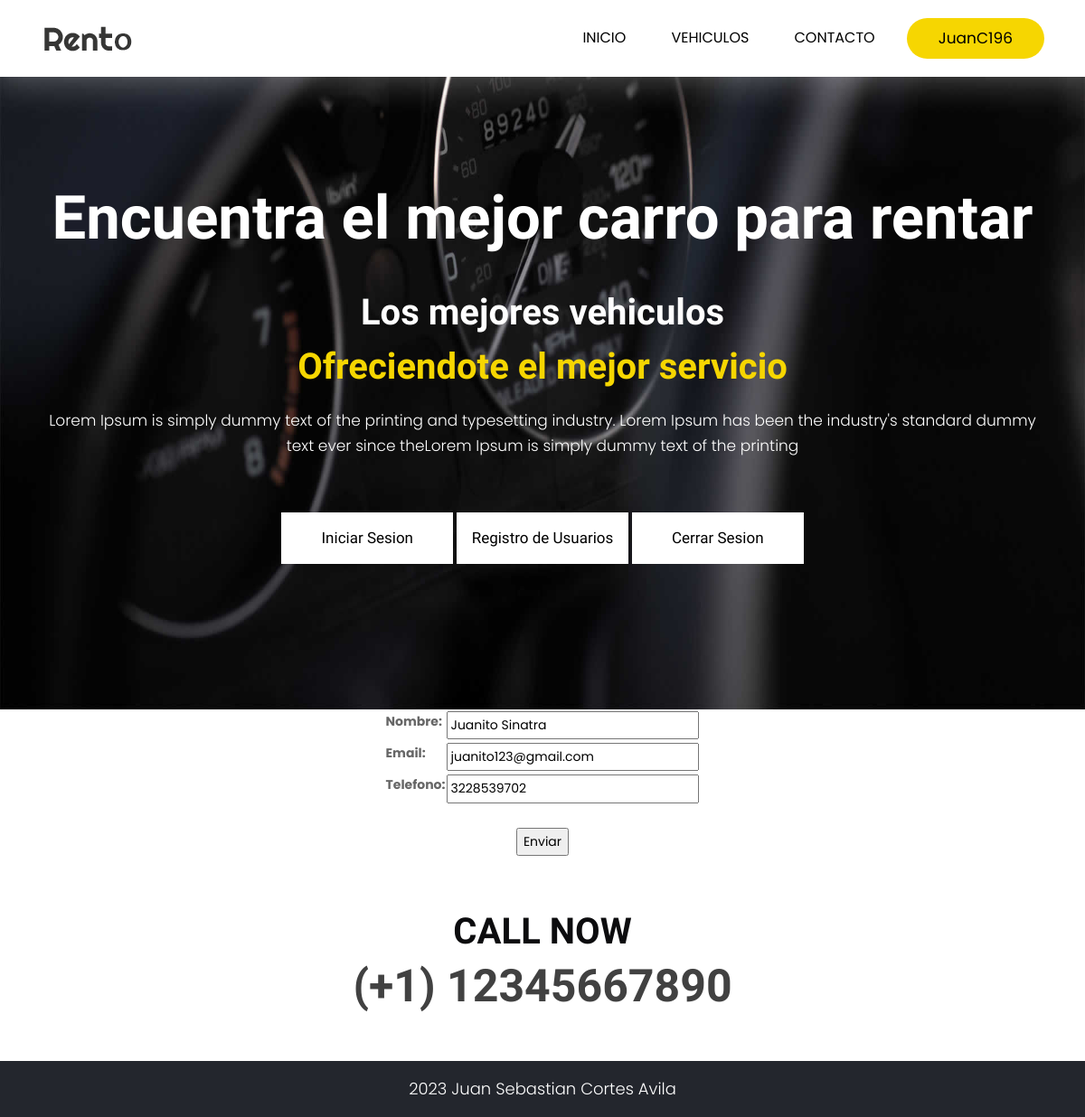
Screenshot of /AppFinal/editarUsuario/Juanito Sinatra/ (signed in) with the database file from the repository.
### AppFinal/models.py (models this page shows, shortened)
class Usuario(models.Model):
    nombre= models.CharField(max_length=40)
    email= models.EmailField()
    telefono = models.IntegerField()

### AppFinal/views.py (the view)
# urls.py: path('editarUsuario/<usuario_nombre>/', views.editarUsuario, name="edit_user"),
@login_required
def editarUsuario(request, usuario_nombre):
    usuario = Usuario.objects.get(nombre=usuario_nombre)
    if request.method == 'POST':
        miFormulario = UsuarioFormulario(request.POST)
        print(miFormulario)
        if miFormulario.is_valid:
            informacion = miFormulario.cleaned_data
            usuario.nombre = informacion['nombre']
            usuario.email = informacion['email']
            usuario.telefono = informacion['telefono']
            usuario.save()
            return render(request, "AppFinal/inicio.html")
    else:
        miFormulario = UsuarioFormulario(initial={'nombre':usuario.nombre, 'email':usuario.email, 'telefono':usuario.telefono})
    return render(request, "AppFinal/editarusuario.html", {"miFormulario":miFormulario, "usuario_nombre":usuario_nombre})

### AppFinal/forms.py
class UsuarioFormulario(forms.Form):
    nombre= forms.CharField()
    email= forms.EmailField()
    telefono = forms.IntegerField()

### AppFinal/templates/AppFinal/editarusuario.html
{% extends "AppFinal/padre.html" %}
{% load static %}
{% block ContenidoCambiante %}
<center><div>
<form action="" method = "POST">{% csrf_token %}
    <table>
        {{miFormulario.as_table}}
    </table>
    <br>
    <input type="submit", value="Enviar">
</form>
</div></center>
{% endblock %}

### AppFinal/templates/AppFinal/padre.html (shortened to what this page needs)
<!DOCTYPE html>
<html lang="en">
   <head>
      {% load static %}
      <link rel="stylesheet" href="{% static 'AppFinal/css/bootstrap.min.css' %}">
      <link rel="stylesheet" href="{% static 'AppFinal/css/style.css' %}">
      <link rel="stylesheet" href="{% static 'AppFinal/css/responsive.css' %}">
      <link rel="stylesheet" href="{% static 'AppFinal/css/jquery.mCustomScrollbar.min.css' %}">
      <link rel="stylesheet" href="https://netdna.bootstrapcdn.com/font-awesome/4.0.3/css/font-awesome.css">
      <link rel="stylesheet" href="https://cdnjs.cloudflare.com/ajax/libs/fancybox/2.1.5/jquery.fancybox.min.css" media="screen">
   </head>
   <body class="main-layout">
      <header>
         <div class="header">
            <div class="container">
               <div class="row">
                  <div class="col-xl-3 col-lg-3 col-md-3 col-sm-3 col logo_section">
                     <div class="full">
                        <div class="center-desk">
                           <div class="logo">
                              <a href="{% url 'Inicio' %}"><img src="{% static 'AppFinal/images/logo.png' %}" alt="#" /></a>
                           </div>
                        </div>
                     </div>
                  </div>
                  <div class="col-xl-9 col-lg-9 col-md-9 col-sm-9">
                     <nav class="navigation navbar navbar-expand-md navbar-dark ">
                        <div class="collapse navbar-collapse" id="navbarsExample04">
                           <ul class="navbar-nav mr-auto">
                              <li class="nav-item">
                                 <a class="nav-link" href="{% url 'Inicio' %}"> Inicio  </a>
                              </li>
                              <li class="nav-item">
                                 <a class="nav-link" href="{% url 'Vehiculos' %}">Vehiculos</a>
                              </li>
                              <li class="nav-item">
                                 <a class="nav-link" href="{% url 'Comentarios' %}">Contacto</a>
                              </li>
                           </ul>
                           {% if request.user.is_authenticated %}
                           <div class="sign_btn"><a href="{% url 'Usuarios' %}">{{user}}</a></div>
                           {% endif %}
                        </div>
                     </nav>
                  </div>
               </div>
            </div>
         </div>
      </header>
      <section class="banner_main">
         <div class="container">
            <div class="row d_flex">
               <div class="col-md-12">
                  <div class="text-bg">
                     <h1>Encuentra el mejor carro para rentar</h1>
                     <strong>Los mejores vehiculos</strong>
                     <span>Ofreciendote el mejor servicio</span>
                     <p>
                        Lorem Ipsum is simply dummy text of the printing and typesetting industry. Lorem Ipsum has been the industry's standard dummy text ever since theLorem Ipsum is simply dummy text of the printing
                        <head></head>
                     </p>
                     <a href="{% url 'Login' %}">Iniciar Sesion</a>
                     <a href="{% url 'Register' %}">Registro de Usuarios</a>
                     <a href="{% url 'Logout' %}">Cerrar Sesion</a>
                  </div>
               </div>
            </div>
         </div>
      </section>
    {% block ContenidoCambiante %}
    {% endblock %}
      <footer>
         <div class="footer">
            <div class="container">
               <div class="row">
                  <div class="col-md-12">
                     <div class="cont_call">
                        <h3> <strong class="multi color_chang"> Call Now</strong><br>
                           (+1) 12345667890
                        </h3>
                     </div>
                  </div>
               </div>
            </div>
            <div class="copyright">
               <div class="container">
                  <div class="row">
                     <div class="col-md-12">
                        <p> 2023 Juan Sebastian Cortes Avila</a></p>
                     </div>
                  </div>
               </div>
            </div>
         </div>
      </footer>
   </body>
</html>

### AppFinal/static/AppFinal/css/style.css (style rules this page uses)
* { box-sizing: border-box !important; }
html { scroll-behavior: smooth; }
body { color: #666666; font-size: 14px; font-family: 'Poppins', sans-serif; line-height: 1.80857; font-weight: normal; }
a { color: #1f1f1f; text-decoration: none !important; outline: none !important; -webkit-transition: all .3s ease-in-out; -moz-transition: all .3s ease-in-out; -ms-transition: all .3s ease-in-out; -o-transition: all .3s ease-in-out; transition: all .3s ease-in-out; }
h1, h2, h3, h4, h5, h6 { letter-spacing: 0; font-weight: normal; position: relative; padding: 0 0 10px 0; font-weight: normal; line-height: normal; color: #111111; margin: 0 }
h1 { font-size: 24px; font-family: 'Righteous', cursive; }
h3 { font-size: 18px; font-family: 'Righteous', cursive; }
*, *::after, *::before { -webkit-box-sizing: border-box; -moz-box-sizing: border-box; box-sizing: border-box; }
ul, li, ol { margin: 0px; padding: 0px; list-style: none; }
p { margin: 0px; font-weight: 300; font-size: 15px; line-height: 24px; }
a { color: #222222; text-decoration: none; outline: none !important; }
a, .btn { text-decoration: none !important; outline: none !important; -webkit-transition: all .3s ease-in-out; -moz-transition: all .3s ease-in-out; -ms-transition: all .3s ease-in-out; -o-transition: all .3s ease-in-out; transition: all .3s ease-in-out; }
img { max-width: 100%; height: auto; }
.full { float: left; width: 100%; }
.full { width: 100%; float: left; margin: 0; padding: 0; }
.navigation.navbar { float: right; padding: 0px; }
.navigation.navbar-dark .navbar-nav .nav-link { padding: 0 25px; color: #000; font-size: 16px; line-height: 20px; text-transform: uppercase; }
.navbar-expand-md .navbar-nav { padding-right: 10px; }
.sign_btn a { background-color: #f6d601; display: inline-block; padding: 7px 35px; border-radius: 30px; color: #000; font-size: 17px; }
.header { width: 100%; background: #fff; padding: 20px 30px; }
.logo a { font-size: 40px; font-weight: bold; text-transform: uppercase; color: #fff; line-height: 40px; }
.banner_main { background: url(../images/banner.jpg); background-repeat: no-repeat; min-height: 700px; display: flex; justify-content: center; align-content: center; align-items: center; background-size: 100% 100%; }
.text-bg { text-align: center; padding-bottom: 50px; }
.text-bg h1 { color: #fff; font-size: 67px; line-height: 90px; padding-bottom: 35px; font-weight: bold; }
.text-bg strong { font-family: 'Righteous', cursive; font-size: 40px; line-height: 50px; color: #fff; padding-bottom: 10px; display: block; }
.text-bg span { font-family: 'Righteous', cursive; color: #f6d601; font-size: 40px; line-height: 50px; font-weight: bold; padding-bottom: 20px; display: block; }
.text-bg p { color: #fff; font-size: 17px; line-height: 28px; padding-bottom: 60px; }
.text-bg a { font-family: 'Righteous', cursive; font-size: 17px; background-color: #fff; color: #000; padding: 13px 0px; width: 100%; max-width: 190px; text-align: center; display: inline-block; transition: ease-in all 0.5s; }
.d_flex { display: flex; align-items: center; flex-wrap: wrap; }
.multi { color: #f6d601; font-weight: bold; font-size: 40px; }
.color_chang { color: #0c0c0e; }
.footer { font-family: Poppins; background: #fff; padding-top: 50px; text-align: center; }
.cont_call h3 { color: #414141; font-size: 50px; line-height: 60px; font-weight: bold; text-transform: uppercase; }
.copyright { margin-top: 43px; padding: 20px 0px; background-color: #23262d; }
.copyright p { color: #fff; font-size: 18px; line-height: 22px; text-align: center; }

### rows the page displays
Usuario: nombre "Juanito Sinatra", email "juanito123@gmail.com", telefono "3228539702"

### other values shown
{{ user }} "JuanC196"
